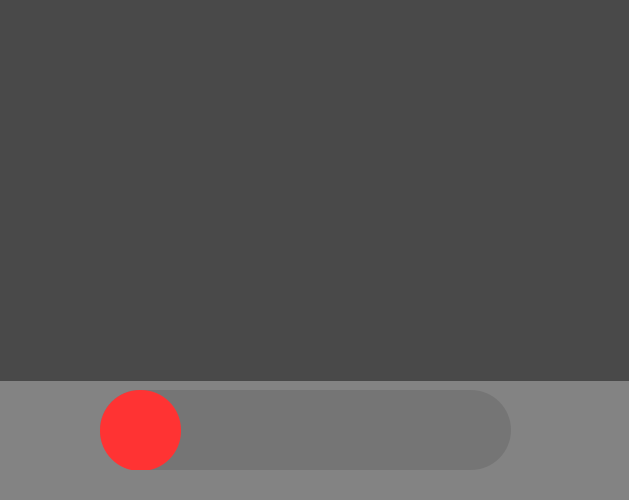
<?xml version="1.0" encoding="UTF-8"?>
<ui version="4.0">
 <class>Form_phonecall</class>
 <widget class="QWidget" name="Form_phonecall">
  <property name="geometry">
   <rect>
    <x>0</x>
    <y>0</y>
    <width>629</width>
    <height>500</height>
   </rect>
  </property>
  <property name="minimumSize">
   <size>
    <width>0</width>
    <height>0</height>
   </size>
  </property>
  <property name="maximumSize">
   <size>
    <width>1080</width>
    <height>500</height>
   </size>
  </property>
  <property name="styleSheet">
   <string notr="true"/>
  </property>
  <widget class="QWidget" name="widget" native="true">
   <property name="geometry">
    <rect>
     <x>0</x>
     <y>0</y>
     <width>631</width>
     <height>501</height>
    </rect>
   </property>
   <property name="styleSheet">
    <string notr="true">background-color: rgba(9, 9, 9,120);</string>
   </property>
   <widget class="QLabel" name="label_image">
    <property name="geometry">
     <rect>
      <x>0</x>
      <y>0</y>
      <width>631</width>
      <height>381</height>
     </rect>
    </property>
    <property name="text">
     <string/>
    </property>
   </widget>
   <widget class="QWidget" name="widget_slider_area" native="true">
    <property name="geometry">
     <rect>
      <x>100</x>
      <y>390</y>
      <width>411</width>
      <height>80</height>
     </rect>
    </property>
    <property name="styleSheet">
     <string notr="true">background-color: rgba(26, 26, 26,33);
border-radius: 40px;</string>
    </property>
    <widget class="QLabel" name="label_slider">
     <property name="geometry">
      <rect>
       <x>0</x>
       <y>0</y>
       <width>81</width>
       <height>81</height>
      </rect>
     </property>
     <property name="styleSheet">
      <string notr="true">background-color: rgb(13, 13, 13);
background-color: rgb(255, 51, 51);</string>
     </property>
     <property name="text">
      <string/>
     </property>
    </widget>
   </widget>
  </widget>
 </widget>
 <resources/>
 <connections/>
</ui>
